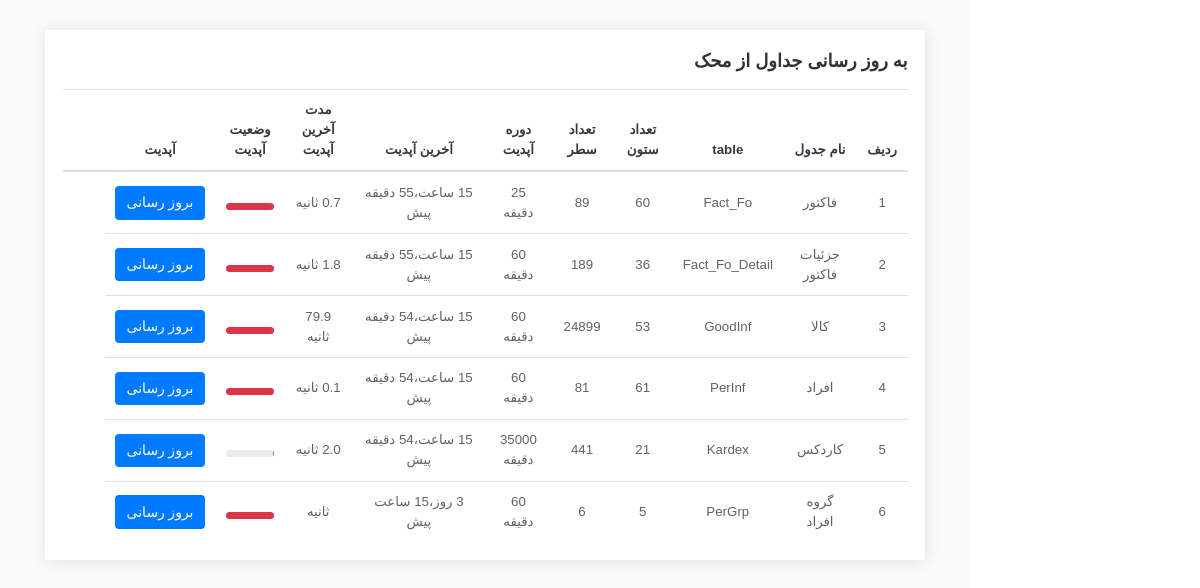
Screenshot of /updatedb with the database file from the repository.
### mahakupdate/models.py (models this page shows, shortened)
class Mtables(models.Model):
    in_use = models.BooleanField(default=False, verbose_name='در حال استفاده است')
    none_use = models.BooleanField(default=False, verbose_name=' بدون استفاده')
    name = models.CharField(blank = True,null = True,max_length=150, verbose_name='نام جدول')
    description = models.CharField(blank = True,null = True,max_length=150, verbose_name='توضیح')
    row_count = models.IntegerField(blank = True,null = True,default=0, verbose_name='تعداد ردیف ها')
    cloumn_count = models.IntegerField(blank = True,null = True,default=0, verbose_name='تعداد ستون ها')
    last_update_time = models.DateTimeField(default=timezone.now, blank=True, null=True, verbose_name='آخرین آپدیت')
    update_period = models.IntegerField(default=60, blank=True, null=True, verbose_name='بازه به‌روزرسانی (دقیقه)')
    update_duration = models.FloatField(blank=True, null=True, verbose_name='مدت زمان به‌روزرسانی (ثانیه)')
    class Meta:
        verbose_name = 'جدول محک'
        verbose_name_plural = 'جداول محک'

### mahakupdate/views.py (the view)
# urls.py: path('updatedb', Updatedb, name="updatedb"),
def Updatedb(request):
    ff = Kardex.objects.filter(code_kala=58692)
    print(ff)
    for f in ff:
        print(f.pdate, f.stock, f.radif)
    tables = Mtables.objects.filter(in_use=True)
    for t in tables:
        tsinse = (timezone.now() - t.last_update_time).total_seconds() / 60
        if tsinse / t.update_period >= 1:
            t.progress_bar_width = 100
            t.progress_class = 'skill2-bar bg-danger'
        elif tsinse / t.update_period < 0.4:
            t.progress_class = 'skill2-bar bg-success'
            t.progress_bar_width = tsinse / t.update_period * 100
        elif tsinse / t.update_period < 0.9:
            t.progress_bar_width = tsinse / t.update_period * 100
            t.progress_class = 'skill2-bar bg-warning'
        elif tsinse / t.update_period < 1:
            t.progress_bar_width = tsinse / t.update_period * 100
            t.progress_class = 'skill2-bar bg-danger'
        if t.name == 'Fact_Fo':
            t.url1 = 'update/factor'
        if t.name == 'GoodInf':
            t.url1 = 'update/kala'
        if t.name == 'Fact_Fo_Detail':
            t.url1 = 'update/factor-detail'
        if t.name == 'Kardex':
            t.url1 = 'update/kardex'
        if t.name == 'PerInf':
            t.url1 = 'update/person'
    context = {
        'title': 'صفحه آپدیت جداول',
        'tables': tables
    }
    return render(request, 'updatepage.html', context)

### mahakupdate/models.py (called while the page is built)
    def __str__(self):
        return str(self.pdate)  # تصحیح به str

### mahakupdate/templates/updatepage.html (shortened to what this page needs)
{% extends 'shared/_MainLayout.html' %}
{% load humanize %}
{% load static %}
{% block content %}
    <div class="content-wrapper">
<div class="col-xl-12 mb-30">
           <div class="card card-statistics h-100">
           <div class="card-body">
             <h5 class="card-title pb-0 border-0">به روز رسانی جداول از محک </h5>
              <div class="btn-group info-drop">
                <button type="button" class="dropdown-toggle-split text-muted" data-toggle="dropdown" aria-haspopup="true" aria-expanded="false"><i class="ti-more"></i></button>
              </div>
              <div class="table-responsive">
              <table class="table center-aligned-table mb-0 text-center">
                <thead>
                  <tr class="text-dark">
                    <th>ردیف</th>
                      <th>نام جدول</th>
                      <th>table</th>
                    <th>تعداد ستون</th>
                    <th>تعداد سطر</th>
                    <th>دوره آپدیت</th>
                    <th>آخرین آپدیت</th>
                      <th>مدت آخرین آپدیت</th>
                      <th>وضعیت آپدیت</th>
                    <th>آپدیت</th>
                    <th></th>
                    <th></th>
                  </tr>
                </thead>
                <tbody>
                  {% for t in tables %}
                      <tr>
                      <td>{{ forloop.counter }}</td>
                          <td>{{ t.description }}</td>
                          <td>{{ t.name }}</td>
                      <td>{{ t.cloumn_count }}</td>
                      <td>{{ t.row_count }}</td>
                      <td>{{ t.update_period }} دقیقه </td>
                      <td>{{ t.last_update_time|timesince }} پیش </td>
                      <td>{{ t.update_duration|floatformat:1 }} ثانیه </td>
                          <td>
                      <div class="progress progress-small mt-2">
                            <div class="skill2-bar {{ t.progress_class }}"
                                 role="progressbar"
                                 style="width: {{ t.progress_bar_width }}%"
                                 aria-valuenow="{{ t.progress_bar_width }}"
                                 aria-valuemin="0"
                                 aria-valuemax="100"></div>
                        </div>
                    </td>
                      <td><a href="{{ t.url1 }}"><button type="button" class="btn btn-primary">بروز رسانی</button></a></td>
                      </tr>
        {% endfor %}
                </tbody>
              </table>
            </div>
            </div>
          </div>
        </div>
    </div>
{% endblock %}

### rows the page displays
Mtables: description "فاکتور", name "Fact_Fo", cloumn_count "60", row_count "89", update_period "25", last_update_time "15 ساعت،55 دقیقه", update_duration "0.7", {{ t.progress_bar_width }} 100 (drawn)
Mtables: description "جزئیات فاکتور", name "Fact_Fo_Detail", cloumn_count "36", row_count "189", update_period "60", last_update_time "15 ساعت،55 دقیقه", {{ t.progress_bar_width }} 100 (drawn)
Mtables: description "کالا", name "GoodInf", cloumn_count "53", row_count "24899", update_period "60", last_update_time "15 ساعت،54 دقیقه", update_duration "79.9", {{ t.progress_bar_width }} 100 (drawn)
Mtables: description "افراد", name "PerInf", cloumn_count "61", row_count "81", update_period "60", last_update_time "15 ساعت،54 دقیقه", update_duration "0.1", {{ t.progress_bar_width }} 100 (drawn)
Mtables: description "کاردکس", name "Kardex", cloumn_count "21", row_count "441", update_period "35000", last_update_time "15 ساعت،54 دقیقه"
Mtables: description "گروه افراد", name "PerGrp", cloumn_count "5", row_count "6", update_period "60", last_update_time "3 روز،15 ساعت", {{ t.progress_bar_width }} 100 (drawn)
